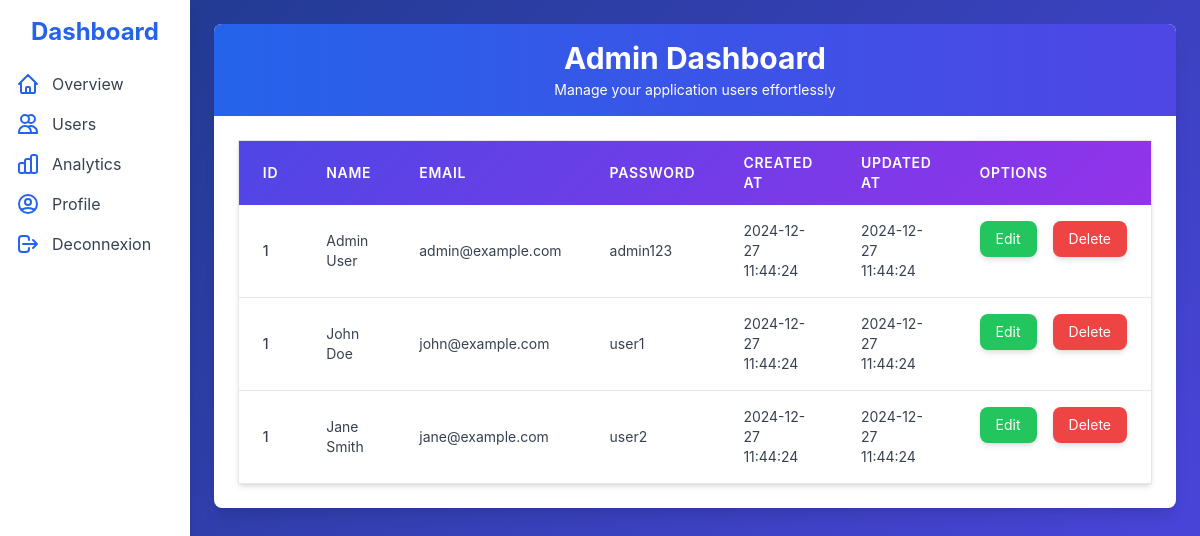
Page /views/users.php on the committed database.
### tables this page shows
CREATE TABLE Users (
    id INT AUTO_INCREMENT PRIMARY KEY,
    name VARCHAR(255) NOT NULL,
    email VARCHAR(255) UNIQUE NOT NULL,
    password VARCHAR(255) NOT NULL,
    created_at TIMESTAMP DEFAULT CURRENT_TIMESTAMP,
    updated_at TIMESTAMP DEFAULT CURRENT_TIMESTAMP ON UPDATE CURRENT_TIMESTAMP,
    role INT NOT NULL,
    FOREIGN KEY (role) REFERENCES Roles(id)
);

### controllers/showUsers.php (called while the page is built)
<?php
try{
 $conn = new PDO("mysql:host=localhost; dbname=taskflow", "root", "");
 $conn->setAttribute(PDO::ATTR_ERRMODE, PDO::ERRMODE_EXCEPTION);
$sql="SELECT users.name, users.email, users.password, users.created_at , users.updated_at FROM Users";
$stmt = $conn->query($sql);
$users = $stmt->fetchAll(PDO::FETCH_ASSOC);
}catch (PDOException $e) {
    echo "Error: " . $e->getMessage();
}

### views/users.php (the view, shortened to what this page needs)
<?php
include('controllers/showUsers.php')
?>
<!DOCTYPE html>
<html lang="en">
<head>
  <script src="https://cdn.tailwindcss.com"></script>
</head>
<body class="min-h-screen flex">
  <div class="w-64 bg-white shadow-lg min-h-screen p-4">
    <h2 class="text-2xl font-bold text-blue-600 mb-6 text-center">Dashboard</h2>
    <ul class="space-y-4">
      <li class="flex items-center space-x-3">
        <span class="text-blue-600">
        </span>
        <a href="#" class="text-gray-700 hover:text-blue-600">Overview</a>
      </li>
      <li class="flex items-center space-x-3">
        <span class="text-blue-600">
          <svg xmlns="http://www.w3.org/2000/svg" class="h-6 w-6" fill="none" viewBox="0 0 24 24" stroke="currentColor">
            <path stroke-linecap="round" stroke-linejoin="round" stroke-width="2" d="M12 4.354a4 4 0 110 5.292M15 21H3v-1a6 6 0 0112 0v1zm0 0h6v-1a6 6 0 00-9-5.197M13 7a4 4 0 11-8 0 4 4 0 018 0z" />
          </svg>
        </span>
        <a href="#" class="text-gray-700 hover:text-blue-600">Users</a>
      </li>
      <li class="flex items-center space-x-3">
        <span class="text-blue-600">
        </span>
        <a href="index.php/?page=chart" class="text-gray-700 hover:text-blue-600">Analytics</a>
      </li>
      <li class="flex items-center space-x-3">
        <span class="text-blue-600">
        </span>
        <a href="#" class="text-gray-700 hover:text-blue-600">Profile</a>
      </li>
      <li class="flex items-center space-x-3">
        <span class="text-blue-600">
          <svg xmlns="http://www.w3.org/2000/svg" class="h-6 w-6" fill="none" viewBox="0 0 24 24" stroke="currentColor">
            <path stroke-linecap="round" stroke-linejoin="round" stroke-width="2" d="M17 16l4-4m0 0l-4-4m4 4H7m6 4v1a3 3 0 01-3 3H6a3 3 0 01-3-3V7a3 3 0 013-3h4a3 3 0 013 3v1" />
          </svg>
        </span>
        <a href="index.php/?page=home" class="text-gray-700 hover:text-blue-600">Deconnexion</a>
      </li>
    </ul>
  </div>
  <div class="flex-1 container mx-auto p-6">
    <div class="bg-white shadow-lg rounded-lg overflow-hidden">
      <header class="px-6 py-4 bg-gradient-to-r from-blue-600 to-indigo-600 text-white text-center">
        <h1 class="text-3xl font-bold">Admin Dashboard</h1>
        <p class="mt-1 text-sm">Manage your application users effortlessly</p>
      </header>
      <div class="p-6">
        <table class="min-w-full table-auto border-collapse border border-gray-200 shadow-md">
          <thead class="table-header">
            <tr>
              <th class="px-6 py-3 text-left text-sm font-semibold uppercase tracking-wider">ID</th>
              <th class="px-6 py-3 text-left text-sm font-semibold uppercase tracking-wider">Name</th>
              <th class="px-6 py-3 text-left text-sm font-semibold uppercase tracking-wider">Email</th>
              <th class="px-6 py-3 text-left text-sm font-semibold uppercase tracking-wider">Password</th>
              <th class="px-6 py-3 text-left text-sm font-semibold uppercase tracking-wider">Created At</th>
              <th class="px-6 py-3 text-left text-sm font-semibold uppercase tracking-wider">Updated At</th>
              <th class="px-6 py-3 text-left text-sm font-semibold uppercase tracking-wider">Options</th>
            </tr>
          </thead>
          <tbody class="divide-y divide-gray-200">
            <?php foreach($users as $user){  ?>
            <tr class="table-row">
              <td class="px-6 py-4 text-sm font-medium text-gray-700">1</td>
              <td class="px-6 py-4 text-sm text-gray-700"><?= htmlspecialchars($user['name']) ?></td>
              <td class="px-6 py-4 text-sm text-gray-700"><?= htmlspecialchars($user['email']) ?></td>
              <td class="px-6 py-4 text-sm text-gray-700"><?= htmlspecialchars($user['password']) ?></td>
              <td class="px-6 py-4 text-sm text-gray-700"><?= htmlspecialchars($user['created_at']) ?></td>
              <td class="px-6 py-4 text-sm text-gray-700"><?= htmlspecialchars($user['updated_at']) ?></td>
              <td class="px-6 py-4 text-sm text-gray-700 flex space-x-4">
                <button class="btn px-4 py-2 bg-green-500 text-white rounded-lg shadow-md hover:bg-green-600">Edit</button>
                <button class="btn px-4 py-2 bg-red-500 text-white rounded-lg shadow-md hover:bg-red-600">Delete</button>
              </td>
            </tr>
            <?php } ?>
          </tbody>
        </table>
      </div>
    </div>
  </div>
</body>
</html>

### views/users.php (style rules this page uses)
body { background: linear-gradient(135deg, #1e3a8a, #4f46e5); font-family: 'Inter', sans-serif; }
.table-header { background: linear-gradient(135deg, #4f46e5, #9333ea); color: #fff; }

### rows in the picture
users: name "Admin User", email "admin@example.com", password "admin123", created_at "2024-12-27 11:44:24", updated_at "2024-12-27 11:44:24"
users: name "John Doe", email "john@example.com", password "user1", created_at "2024-12-27 11:44:24", updated_at "2024-12-27 11:44:24"
users: name "Jane Smith", email "jane@example.com", password "user2", created_at "2024-12-27 11:44:24", updated_at "2024-12-27 11:44:24"
